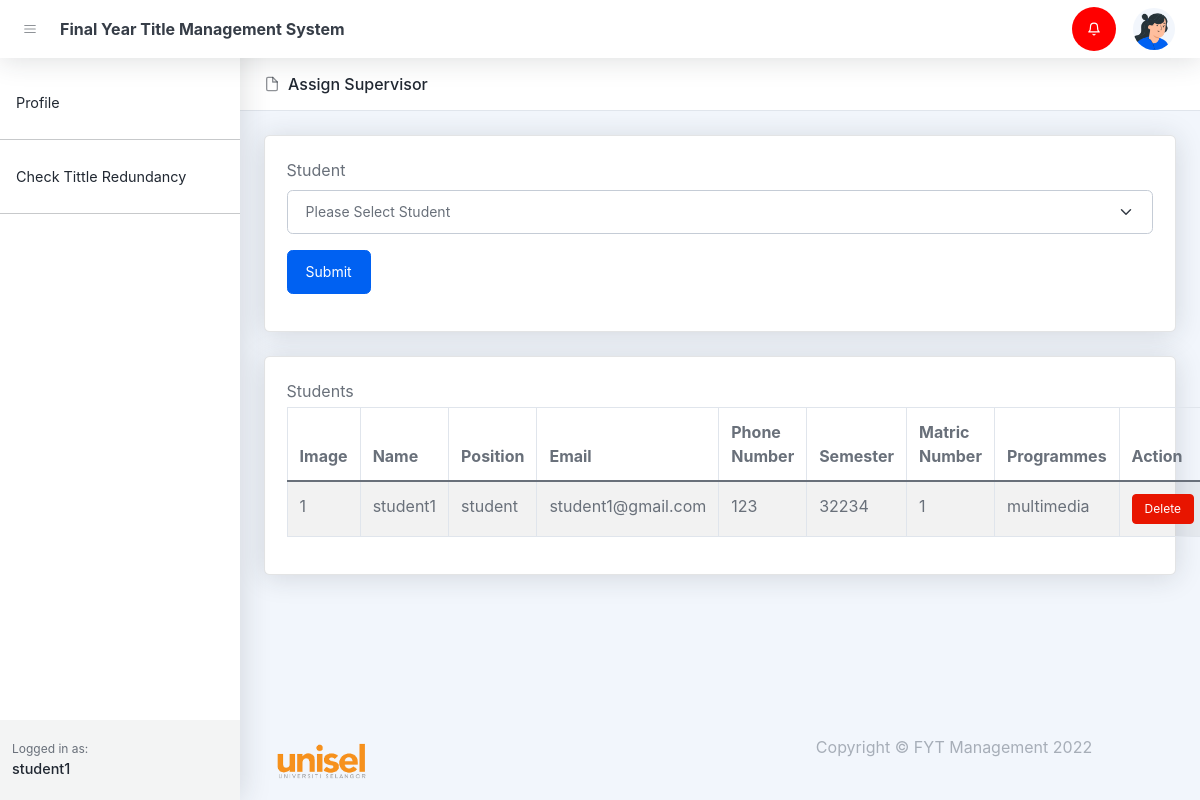
/assign_supervisor_student.php?supervisor_id=8 (signed in), run on the app's committed database.
### tables this page shows
CREATE TABLE `notifications` (
  `id` bigint(20) UNSIGNED NOT NULL,
  `user_id` text DEFAULT NULL,
  `notification` text DEFAULT NULL,
  `status` varchar(255) DEFAULT NULL,
  `created_at` timestamp NULL DEFAULT NULL,
  `updated_at` timestamp NULL DEFAULT NULL
);

CREATE TABLE `students` (
  `id` bigint(20) UNSIGNED NOT NULL,
  `user_id` bigint(20) NOT NULL,
  `matric_number` varchar(255) DEFAULT NULL,
  `programmes` varchar(255) DEFAULT NULL,
  `supervisor_id` bigint(20) DEFAULT NULL,
  `status` varchar(255) DEFAULT NULL,
  `semester` varchar(255) DEFAULT NULL,
  `created_at` timestamp NULL DEFAULT NULL,
  `updated_at` timestamp NULL DEFAULT NULL
);

CREATE TABLE `users` (
  `id` bigint(20) UNSIGNED NOT NULL,
  `name` varchar(255) NOT NULL,
  `email` varchar(255) DEFAULT NULL,
  `handphone` varchar(255) DEFAULT NULL,
  `roles` varchar(255) DEFAULT NULL,
  `password` varchar(255) DEFAULT NULL,
  `image` text DEFAULT NULL,
  `created_at` timestamp NULL DEFAULT NULL,
  `updated_at` timestamp NULL DEFAULT NULL
);

### assign_supervisor_student.php (the view, shortened to what this page needs)
<!DOCTYPE html>
<html lang="en">
    <head>
       <?php include('layout_admin/header.php')?>
    </head>
    <body class="nav-fixed">
        <?php include('layout_admin/navbar.php')?>
        <div id="layoutSidenav">
            <div id="layoutSidenav_nav">
                <?php include('layout_admin/sidenav.php')?>
            </div>
            <div id="layoutSidenav_content">
                <main>
                    <header class="page-header page-header-compact page-header-light border-bottom bg-white mb-4">
                        <div class="container-xl px-4">
                            <div class="page-header-content">
                                <div class="row align-items-center justify-content-between pt-3">
                                    <div class="col-auto mb-3">
                                        <h1 class="page-header-title">
                                            <div class="page-header-icon"><i data-feather="file"></i></div>
                                            Assign Supervisor
                                        </h1>
                                    </div>
                                </div>
                            </div>
                        </div>
                    </header>
                    <?php
                        $conn = setDbConnection();
                    ?>
                    <div class="container-xl px-4">
                        <div class="card mb-4">
                            <div class="card-body">
                                <div class="mb-3">
                                <form action="controllers/assign_supervisor_student.php" method="post">
                                        <div class="row">
                                            <div class="col-md-12">
                                                <label class="form-label">Student</label>
                                                <select name="student_id" class="form-select">
                                                    <option >Please Select Student</option>
                                                </select>
                                                <div class="mt-3">
                                                    <button class="btn btn-primary" type="submit">Submit</button>
                                                </div>
                                            </div>
                                        </div>
                                    </form>
                                </div>
                            </div>
                        </div>
                    </div>
                    <?php
                        $students = null;
                        $sql = "select students.*, users.name, users.image, users.handphone, users.email, users.roles from students left join users on users.id = students.user_id where students.supervisor_id='{$_REQUEST['supervisor_id']}'";
                        $result = $conn->query($sql);
                        if ($result->num_rows > 0) {
                            while ($row = $result->fetch_assoc()) {
                                $students[] = $row;
                            }
                        }
                        if($students != null){ ?>
                            <div class="container-xl px-4">
                                <div class="card mb-4">
                                    <div class="card-body">
                                        <div class="mb-3">
                                            <label class="mb-1">Students</label>
                                            <table class="table table-bordered table-striped table-hover">
                                                <thead>
                                                    <tr>
                                                        <th>Image</th>
                                                        <th>Name</th>
                                                        <th>Position</th>
                                                        <th>Email</th>
                                                        <th>Phone Number</th>
                                                        <th>Semester</th>
                                                        <th>Matric Number</th>
                                                        <th>Programmes</th>
                                                        <th>Action</th>
                                                    </tr>
                                                </thead>
                                                <tbody>
                                                    <?php
                                                        foreach ($students as $key => $value) {
                                                            echo '
                                                                <tr>
                                                                    <td>'.($key + 1).'</td>
                                                                    <td>'.$value['name'].'</td>
                                                                    <td>'.$value['roles'].'</td>
                                                                    <td>'.$value['email'].'</td>
                                                                    <td>'.$value['handphone'].'</td>
                                                                    <td>'.($value['semester'] ?: '-').'</td>
                                                                    <td>'.$value['matric_number'].'</td>
                                                                    <td>'.$value['programmes'].'</td>
                                                                    <td class="">
                                                                        <a class="btn btn-sm btn-danger" href="controllers/cluster/deleteStudent.php?student_id='.$value['id'].'&supervisor_id='.$_REQUEST['supervisor_id'].'">Delete</a>
                                                                    </td>
                                                                </tr>
                                                            ';
                                                        }
                                                    ?>
                                                </tbody>
                                            </table>
                                        </div>
                                    </div>
                                </div>
                            </div>
                        <?php } ?>
                </main>
                <?php include('layout_admin/footer.php')?>
            </div>
        </div>
    </body>
</html>

### data on the page
students: users.name "student1", users.roles "student", users.email "student1@gmail.com", users.handphone "123", semester "32234", matric_number "1", programmes "multimedia"

### other printed values
$_SESSION['name'] "student1"
